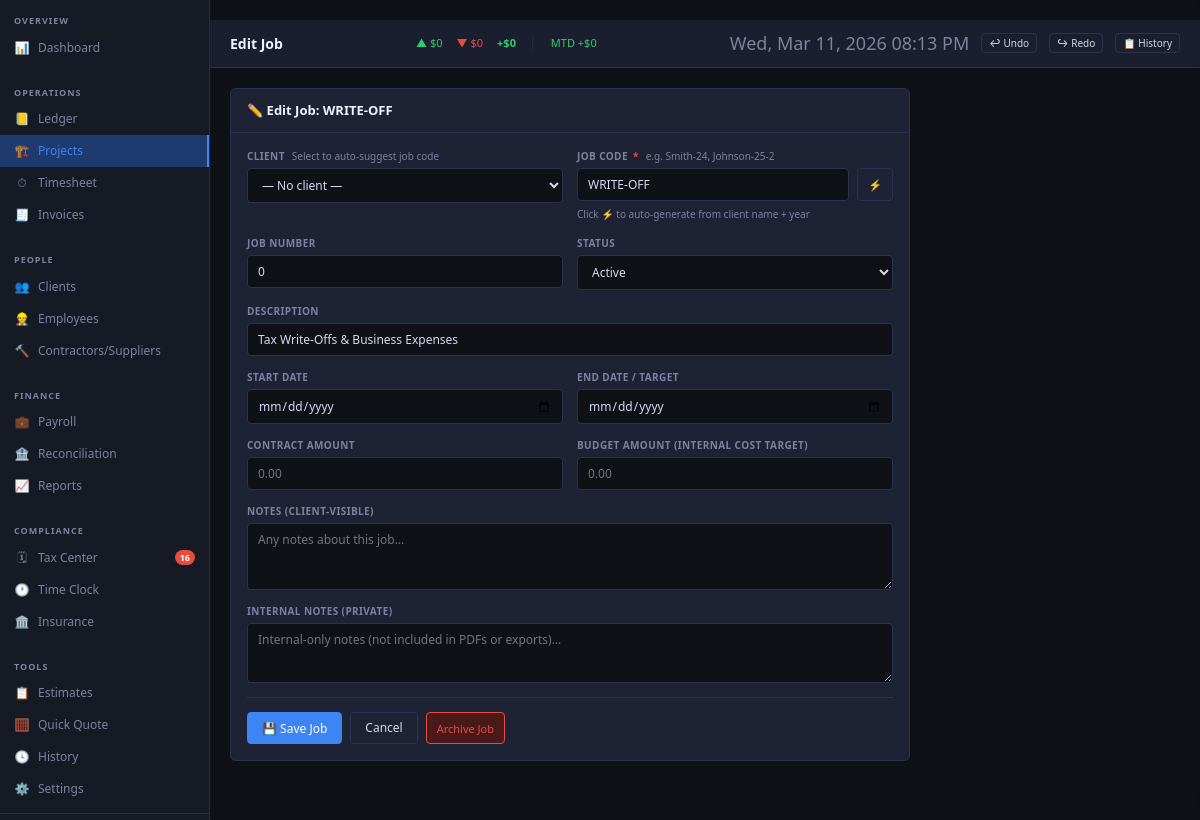
The page /jobs/1/edit on the database its author committed.
### tables this page shows
CREATE TABLE jobs (
    id INTEGER PRIMARY KEY AUTOINCREMENT,
    job_code TEXT NOT NULL UNIQUE,
    job_number INTEGER,
    client_id INTEGER REFERENCES clients(id),
    description TEXT DEFAULT '',
    status TEXT DEFAULT 'Active' CHECK(status IN ('Active','Bidding','Archived','Cancelled')),
    start_date TEXT DEFAULT '',
    end_date TEXT DEFAULT '',
    contract_amount REAL DEFAULT 0.0,
    budget_amount REAL DEFAULT 0.0,       -- internal cost budget (Phase 9)
    notes TEXT DEFAULT '',
    notes_internal TEXT DEFAULT '',       -- internal-only notes (Phase 9)
    created_at TEXT DEFAULT (datetime('now')),
    updated_at TEXT DEFAULT (datetime('now')),
    is_deleted INTEGER DEFAULT 0
);

### routes_phase2.py (the view)
@phase2.route('/jobs/<int:job_id>/edit', methods=['GET', 'POST'])
def job_edit(job_id):
    config = _get_config()
    badges = _get_badges()
    if request.method == 'POST':
        return _job_save(job_id)
    conn = get_connection()
    try:
        job = conn.execute(
            "SELECT * FROM jobs WHERE id=? AND is_deleted=0", [job_id]
        ).fetchone()
        if not job:
            flash('Job not found.', 'error')
            return redirect(url_for('phase2.jobs'))
        clients_list = conn.execute(
            "SELECT id, full_name, customer_id FROM clients WHERE is_deleted=0 ORDER BY last_name"
        ).fetchall()
        return render_template('job_form.html',
            config=config, badges=badges,
            job=dict(job), mode='edit',
            clients=[dict(c) for c in clients_list],
            next_job_number=job['job_number'],
            year=datetime.now().year,
        )
    finally:
        conn.close()

### app.py (called while the page is built)
@app.context_processor
def inject_globals():
    return {'db_name': os.path.basename(DB_PATH)}

### database.py (called while the page is built)
def get_connection():
    conn = sqlite3.connect(DB_PATH)
    conn.row_factory = sqlite3.Row
    conn.execute("PRAGMA journal_mode=WAL")
    conn.execute("PRAGMA foreign_keys=ON")
    return conn

### routes_phase2.py (called while the page is built)
def _get_config():
    conn = get_connection()
    try:
        row = conn.execute("SELECT * FROM company_config WHERE id=1").fetchone()
        return dict(row) if row else {}
    finally:
        conn.close()

def _get_badges():
    from app import get_nav_badges
    return get_nav_badges()

### routes_phase3.py (called while the page is built)
def _get_recurring_patterns(conn):
    rows = conn.execute(
        "SELECT * FROM recurring_patterns WHERE is_deleted=0"
    ).fetchall()
    return [dict(r) for r in rows]

### templates/job_form.html (shortened to what this page needs)
{% extends "base.html" %}
{% block topbar_title %}{% if mode=='new' %}New Job{% else %}Edit Job{% endif %}{% endblock %}
{% block content %}
<div class="card" style="max-width:680px">
  <div class="card-header">
    <span class="card-title">{% if mode=='new' %}➕ New Job{% else %}✏️ Edit Job: {{ job.job_code }}{% endif %}</span>
  </div>
  <div class="card-body">
    <form method="POST" id="job-form">
      <div class="form-grid">
        <div class="form-group">
          <label>Client
            <span class="tip">Select to auto-suggest job code</span>
          </label>
          <select name="client_id" id="client-select">
            <option value="">— No client —</option>
          </select>
        </div>
        <div class="form-group">
          <label>Job Code <span class="req">*</span>
            <span class="tip">e.g. Smith-24, Johnson-25-2</span>
          </label>
          <div class="flex gap-8">
            <input type="text" name="job_code" id="job-code"
                   value="{{ job.job_code or '' }}"
                   required placeholder="Smith-24">
            <button type="button" class="btn btn-outline btn-sm" onclick="suggestCode()"
                    title="Auto-suggest job code from client + year">⚡</button>
          </div>
          <div class="field-hint">Click ⚡ to auto-generate from client name + year</div>
        </div>
        <div class="form-group">
          <label>Job Number</label>
          <input type="number" name="job_number" value="{{ job.job_number or next_job_number }}"
                 placeholder="{{ next_job_number }}">
        </div>
        <div class="form-group">
          <label>Status</label>
          <select name="status">
            <option value="Active" {% if (job.status or 'Active')=='Active' %}selected{% endif %}>Active</option>
          </select>
        </div>
        <div class="form-group full">
          <label>Description</label>
          <input type="text" name="description" value="{{ job.description or '' }}"
                 placeholder="Kitchen remodel, bathroom addition…">
        </div>
        <div class="form-group">
          <label>Start Date</label>
          <input type="date" name="start_date" value="{{ job.start_date or '' }}">
        </div>
        <div class="form-group">
          <label>End Date / Target</label>
          <input type="date" name="end_date" value="{{ job.end_date or '' }}">
        </div>
        <div class="form-group">
          <label>Contract Amount</label>
          <input type="number" step="0.01" name="contract_amount"
                 value="{{ job.contract_amount or '' }}"
                 placeholder="0.00" data-type="currency">
        </div>
        <div class="form-group">
          <label>Budget Amount <span style="font-size:10px;color:var(--text-dim)">(internal cost target)</span></label>
          <input type="number" step="0.01" name="budget_amount"
                 value="{{ job.budget_amount or '' }}"
                 placeholder="0.00" data-type="currency">
        </div>
        <div class="form-group full">
          <label>Notes <span style="font-size:10px;color:var(--text-dim)">(client-visible)</span></label>
          <textarea name="notes" rows="3" placeholder="Any notes about this job…">{{ job.notes or '' }}</textarea>
        </div>
        <div class="form-group full">
          <label>Internal Notes <span style="font-size:10px;color:var(--text-dim)">(private)</span></label>
          <textarea name="notes_internal" rows="2" placeholder="Internal-only notes (not included in PDFs or exports)…">{{ job.notes_internal or '' }}</textarea>
        </div>
      </div>
      <hr class="dim">
      <div class="flex gap-8">
        <button type="submit" class="btn btn-primary">💾 Save Job</button>
        <a href="/jobs" class="btn btn-outline">Cancel</a>
        {% if mode=='edit' %}
        <form method="POST" action="/jobs/{{ job.id }}/delete" style="margin-left:auto"
              onsubmit="return confirm('Archive job {{ job.job_code }}?')">
          <button type="submit" class="btn btn-danger btn-sm">Archive Job</button>
        </form>
        {% endif %}
      </div>
    </form>
  </div>
</div>
{% endblock %}

### templates/base.html (style rules this page uses)
:root { --bg: #0f1117; --sidebar-bg: #161a24; --sidebar-border: #2a2e3d; --content-bg: #1a1e2e; --card-bg: #1e2235; --card-border: #2c3150; --accent: #3d85f5; --accent-hover: #5a99ff; --accent-dim: #1e3a6e; --text: #d4d9ef; --text-dim: #7c83a0; --text-bright: #f0f2ff; --green: #2ecc71; --green-dim: #1a4a2e; --yellow: #f0c040; --yellow-dim: #4a3c10; --red: #e74c3c; --red-dim: #4a1a1a; --orange: #f39c12; --orange-dim: #4a2e08; --border: #2c3150; --input-bg: #0f1117; --hover: #252a3d; --success: #27ae60; --sidebar-w: 210px; --header-h: 48px; --surface: #1e2235; }
*, *::before, *::after { box-sizing: border-box; margin: 0; padding: 0; }
body { font-family: 'Segoe UI', system-ui, -apple-system, sans-serif; background: var(--bg); color: var(--text); font-size: 13px; line-height: 1.5; min-height: 100vh; }
.card { background: var(--card-bg); border: 1px solid var(--card-border); border-radius: 6px; margin-bottom: 16px; }
.card-header { padding: 12px 16px; border-bottom: 1px solid var(--card-border); display: flex; align-items: center; gap: 8px; }
.card-title { font-size: 13px; font-weight: 600; color: var(--text-bright); }
.card-body { padding: 16px; }
.form-grid { display: grid; grid-template-columns: repeat(auto-fit, minmax(220px, 1fr)); gap: 14px; }
.form-group { display: flex; flex-direction: column; gap: 4px; }
.form-group.full { grid-column: 1/-1; }
label { font-size: 10px; font-weight: 600; color: var(--text-dim); text-transform: uppercase; letter-spacing: 0.4px; }
label .req { color: var(--red); margin-left: 2px; }
label .tip { font-size: 10px; color: var(--text-dim); font-weight: 400; text-transform: none; letter-spacing: 0; margin-left: 4px; }
input, select, textarea { background: var(--input-bg); border: 1px solid var(--border); color: var(--text); padding: 7px 10px; border-radius: 4px; font-size: 12px; font-family: inherit; transition: border-color 0.15s; width: 100%; }
.field-hint { font-size: 10px; color: var(--text-dim); margin-top: 2px; }
textarea { resize: vertical; min-height: 60px; }
.btn { display: inline-flex; align-items: center; gap: 5px; padding: 6px 14px; border-radius: 4px; font-size: 12px; font-weight: 500; cursor: pointer; border: 1px solid transparent; transition: all 0.15s; text-decoration: none; white-space: nowrap; font-family: inherit; }
.btn-primary { background: var(--accent); color: #fff; border-color: var(--accent); }
.btn-outline { background: transparent; color: var(--text); border-color: var(--border); }
.btn-danger { background: var(--red-dim); color: var(--red); border-color: var(--red); }
.btn-sm { padding: 4px 10px; font-size: 11px; }
.flex { display: flex; }
.gap-8 { gap: 8px; }
hr.dim { border: none; border-top: 1px solid var(--border); margin: 14px 0; }

### rows shown on the page
jobs: job_code "WRITE-OFF", job_number "0", status "Active", description "Tax Write-Offs & Business Expenses"

### other values the page prints
{{ badges.overdue_reminders }} "16"
